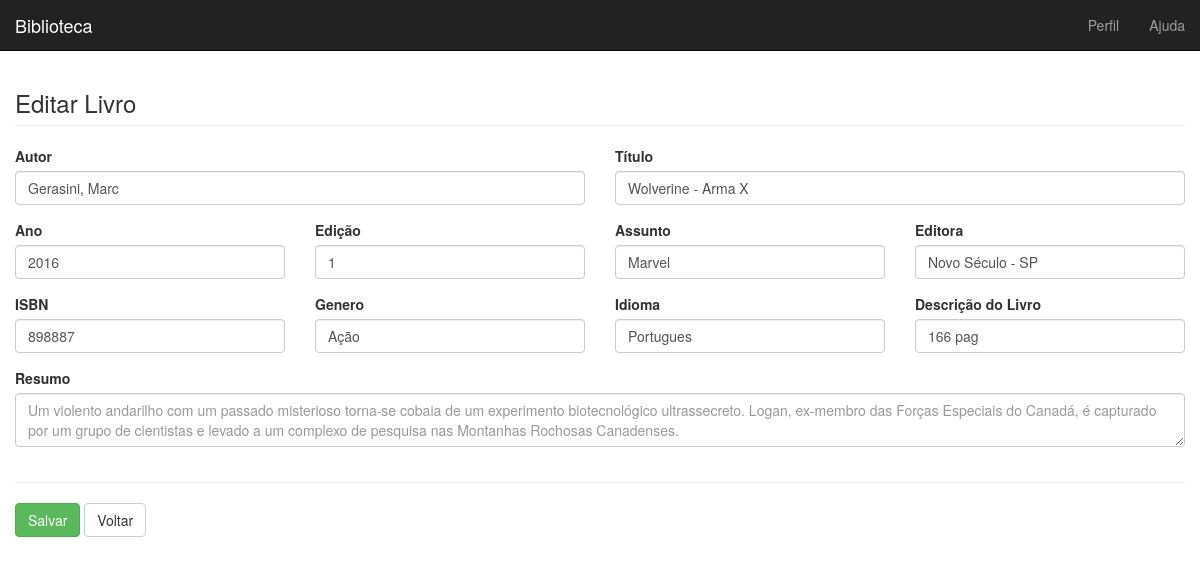
The app's page /atualizar.php?id=20 with its own data.
### tables this page shows
CREATE TABLE IF NOT EXISTS `biblioteca` (
`id` int(11) NOT NULL,
  `autor` varchar(50) NOT NULL,
  `titulo` varchar(300) NOT NULL,
  `ano` year(4) NOT NULL,
  `editora` varchar(50) NOT NULL,
  `edicao` varchar(10) NOT NULL,
  `assunto` varchar(500) NOT NULL,
  `isbn` int(11) NOT NULL,
  `genero` varchar(50) NOT NULL,
  `idioma` varchar(50) NOT NULL,
  `resumo` text NOT NULL,
  `descricao` varchar(150) NOT NULL
);

### atualizar.php (the view, shortened to what this page needs)
<?php
$id = null;
if (!empty($_GET['id'])) {
    $id = $_REQUEST['id'];
}
if (!empty($_POST)) {
    $autor = $_POST['autor'];
    $editora = $_POST['editora'];
    $titulo = $_POST['titulo'];
    $ano = $_POST['ano'];
    $edicao = $_POST['edicao'];
    $assunto = $_POST['assunto'];
    $isbn = $_POST['isbn'];
    $genero = $_POST['genero'];
    $idioma = $_POST['idioma'];
    $resumo = $_POST['resumo'];
    $descricao = $_POST['descricao'];
    $conectar = Conexao::conectar();
    $conectar->setAttribute(PDO::ATTR_ERRMODE, PDO::ERRMODE_EXCEPTION);
    $sql = "UPDATE biblioteca  set autor = ?, editora = ?, titulo = ?, ano = ?, edicao = ?, assunto = ?,  isbn = ?, genero = ?, idioma = ?, resumo = ?, dscricao = ? WHERE id = ?";
    $q = $conectar->prepare($sql);
    $q->execute(array($autor, $editora, $titulo, $ano, $edicao, $assunto, $isbn, $genero, $idioma, $resumo, $descricao, $id));
    Conexao::disconectar();
    header("Location: index.php");
} else {
    $conectar = Conexao::conectar();
    $conectar->setAttribute(PDO::ATTR_ERRMODE, PDO::ERRMODE_EXCEPTION);
    $sql = "SELECT * FROM biblioteca where id = ?";
    $q = $conectar->prepare($sql);
    $q->execute(array($id));
    $campo = $q->fetch(PDO::FETCH_ASSOC);
}
?>
<!DOCTYPE html>
<html lang="pt-br">
    <head>
        <link href="css/bootstrap.min.css" rel="stylesheet">
        <link href="css/style.css" rel="stylesheet">
    </head>
    <body>
        <nav class="navbar navbar-inverse navbar-fixed-top">
            <div class="container-fluid">
                <div class="navbar-header">
                    <a class="navbar-brand" href="index.php">Biblioteca</a>
                </div>
                <div id="navbar" class="navbar-collapse collapse">
                    <ul class="nav navbar-nav navbar-right">
                        <li><a href="#">Perfil</a></li>
                        <li><a href="#">Ajuda</a></li>
                    </ul>
                </div>
            </div>
        </nav>
        <div id="main" class="container-fluid">
            <h3 class="page-header">Editar Livro</h3>
            <form action="incluir.php" method="post">
                <div class="row">
                    <div class="form-group col-md-6">
                        <label for="autor">Autor</label>
                        <input type="text" class="form-control" name="autor" id="autor" value="<?php echo $campo['autor']; ?>"  placeholder="Digite o nome do autor">
                    </div>
                    <div class="form-group col-md-6">
                        <label for="titulo">Título</label>
                        <input type="text" class="form-control"  name="titulo" value="<?php echo $campo['titulo']; ?>" id="titulo" placeholder="Digite o título">
                    </div>
                </div>
                <div class="row">
                    <div class="form-group col-md-3">
                        <label for="ano">Ano</label>
                        <input type="text" class="form-control" name="ano" value="<?php echo $campo['ano']; ?>" id="ano">
                    </div>
                    <div class="form-group col-md-3">
                        <label for="edicao">Edição</label>
                        <input type="text" class="form-control" name="edicao" value="<?php echo $campo['edicao']; ?>"  id="edicao" placeholder="Digite a edição">
                    </div>
                    <div class="form-group col-md-3">
                        <label for="assunto">Assunto</label>
                        <input type="text" class="form-control" name="assunto" id="assunto" value="<?php echo $campo['assunto']; ?>" placeholder="Digite o assunto">
                    </div>
                    <div class="form-group col-md-3">
                        <label for="editora">Editora</label>
                        <input type="text" class="form-control" name="editora" id="editora" value="<?php echo $campo['editora']; ?>"  placeholder="Digite a editora">
                    </div>
                </div>
                <div class="row">
                    <div class="form-group col-md-3">
                        <label for="isbn">ISBN</label>
                        <input type="text" class="form-control" name="isbn" id="isbn" value="<?php echo $campo['isbn']; ?>" placeholder="Digite a ISBN">
                    </div>
                    <div class="form-group col-md-3">
                        <label for="genero">Genero</label>
                        <input type="text" class="form-control" name="genero" id="genero" value="<?php echo $campo['genero']; ?>" placeholder="Digite o genero">
                    </div>
                    <div class="form-group col-md-3">
                        <label for="idioma">Idioma</label>
                        <input type="text" class="form-control" name="idioma" id="idioma" value="<?php echo $campo['idioma']; ?>" placeholder="Digite o idioma">
                    </div>
                    <div class="form-group col-md-3">
                        <label for="descricao">Descrição do Livro</label>
                        <input type="text" class="form-control" name="descricao" id="descricao" value="<?php echo $campo['descricao']; ?>" placeholder="Digite a  descrição">
                    </div>
                </div>
                <div class="row">
                    <div class="form-group col-md-12">
                        <label for="resumo">Resumo</label>
                        <textarea class="form-control" name="resumo" id="resumo"  placeholder="<?php echo $campo['resumo']; ?>"></textarea>
                    </div>
                </div>
                <hr />
                <div class="row">
                    <div class="col-md-12">
                        <button type="submit" class="btn btn-success">Salvar</button>
                        <a class="btn btn-default" href="index.php">Voltar</a>
                    </div>
                </div>
            </form>
        </div>
    </body>
</html>

### css/style.css (style rules this page uses)
#main { margin-top: 50px; }

### records on screen
biblioteca: autor "Gerasini, Marc", titulo "Wolverine - Arma X", ano "2016", edicao "1", assunto "Marvel", editora "Novo Século - SP", isbn "898887", genero "Ação", idioma "Portugues", descricao "166 pag", resumo "Um violento andarilho com um passado misterioso torna-se cobaia de um experimento biotecnológico ultrassecreto. Logan, ex-membro das Forças Especiais do Canadá, é capturado por um grupo de cientistas e levado a um complexo de pesquisa nas Montanhas Rochosas Canadenses."
